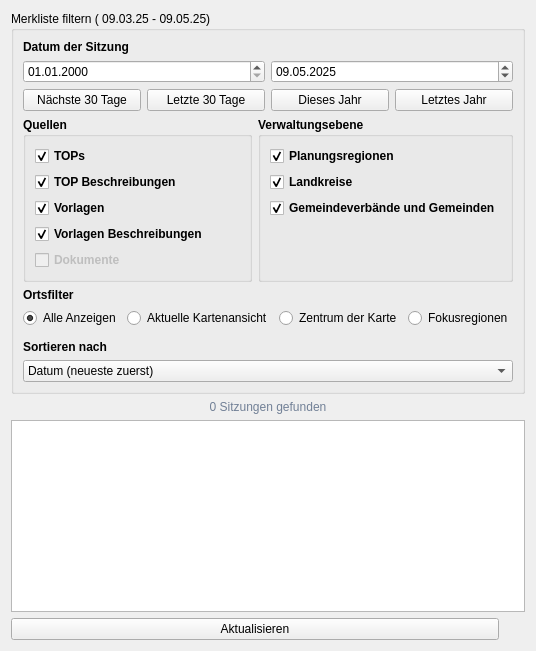
      <widget class="QWidget" name="tab_watchlist">
       <attribute name="title">
        <string>Merkliste</string>
       </attribute>
       <layout class="QVBoxLayout" name="verticalLayout_3">
        <item>
         <layout class="QVBoxLayout" name="verticalLayout_5">
          <item>
           <widget class="QgsCollapsibleGroupBox" name="cgbWatchlist">
            <property name="sizePolicy">
             <sizepolicy hsizetype="Minimum" vsizetype="Minimum">
              <horstretch>0</horstretch>
              <verstretch>0</verstretch>
             </sizepolicy>
            </property>
            <property name="minimumSize">
             <size>
              <width>0</width>
              <height>0</height>
             </size>
            </property>
            <property name="title">
             <string comment="dfgfdg" extracomment="dfgdfgfdg">Merkliste filtern ( 09.03.25 - 09.05.25)</string>
            </property>
            <property name="checkable">
             <bool>false</bool>
            </property>
            <property name="collapsed">
             <bool>false</bool>
            </property>
            <layout class="QHBoxLayout" name="horizontalLayout_31">
             <item>
              <layout class="QVBoxLayout" name="verticalLayout_30">
               <property name="sizeConstraint">
                <enum>QLayout::SetMaximumSize</enum>
               </property>
               <item>
                <widget class="QLabel" name="lDateOfMeeting_watchlist">
                 <property name="sizePolicy">
                  <sizepolicy hsizetype="Minimum" vsizetype="Minimum">
                   <horstretch>0</horstretch>
                   <verstretch>0</verstretch>
                  </sizepolicy>
                 </property>
                 <property name="minimumSize">
                  <size>
                   <width>10</width>
                   <height>10</height>
                  </size>
                 </property>
                 <property name="font">
                  <font>
                   <weight>75</weight>
                   <bold>true</bold>
                  </font>
                 </property>
                 <property name="text">
                  <string>Datum der Sitzung</string>
                 </property>
                </widget>
               </item>
               <item>
                <layout class="QHBoxLayout" name="horizontalLayout_32">
                 <property name="sizeConstraint">
                  <enum>QLayout::SetMaximumSize</enum>
                 </property>
                 <item>
                  <widget class="QgsDateTimeEdit" name="mteBegin_watchlist">
                   <property name="maximumSize">
                    <size>
                     <width>16777215</width>
                     <height>16777207</height>
                    </size>
                   </property>
                   <property name="displayFormat">
                    <string>dd.MM.yyyy</string>
                   </property>
                  </widget>
                 </item>
                 <item>
                  <widget class="QgsDateTimeEdit" name="mteEnd_watchlist">
                   <property name="dateTime">
                    <datetime>
                     <hour>0</hour>
                     <minute>0</minute>
                     <second>0</second>
                     <year>2025</year>
                     <month>5</month>
                     <day>9</day>
                    </datetime>
                   </property>
                   <property name="date">
                    <date>
                     <year>2025</year>
                     <month>5</month>
                     <day>9</day>
                    </date>
                   </property>
                   <property name="displayFormat">
                    <string>dd.MM.yyyy</string>
                   </property>
                  </widget>
                 </item>
                </layout>
               </item>
               <item>
                <layout class="QHBoxLayout" name="horizontalLayout_33">
                 <item>
                  <widget class="QPushButton" name="pbNext30Days_watchlist">
                   <property name="text">
                    <string>Nächste 30 Tage</string>
                   </property>
                  </widget>
                 </item>
                 <item>
                  <widget class="QPushButton" name="pbLast30Days_watchlist">
                   <property name="text">
                    <string>Letzte 30 Tage</string>
                   </property>
                  </widget>
                 </item>
                 <item>
                  <widget class="QPushButton" name="pbThisYear_watchlist">
                   <property name="text">
                    <string>Dieses Jahr</string>
                   </property>
                  </widget>
                 </item>
                 <item>
                  <widget class="QPushButton" name="pbLastYear_watchlist">
                   <property name="text">
                    <string>Letztes Jahr</string>
                   </property>
                  </widget>
                 </item>
                </layout>
               </item>
               <item>
                <layout class="QHBoxLayout" name="horizontalLayout_10">
                 <item>
                  <widget class="QGroupBox" name="gbQuellen_watchlist">
                   <property name="font">
                    <font>
                     <weight>75</weight>
                     <bold>true</bold>
                    </font>
                   </property>
                   <property name="title">
                    <string>Quellen</string>
                   </property>
                   <layout class="QGridLayout" name="gridLayout_14">
                    <item row="1" column="0">
                     <widget class="QCheckBox" name="cbTOPBeschreibungen_watchlist">
                      <property name="toolTip">
                       <string>Tagesordnungspunkte Beschreibungen</string>
                      </property>
                      <property name="text">
                       <string>TOP Beschreibungen</string>
                      </property>
                      <property name="checked">
                       <bool>true</bool>
                      </property>
                     </widget>
                    </item>
                    <item row="3" column="0">
                     <widget class="QCheckBox" name="cbVorlagenBeschreibungen_watchlist">
                      <property name="toolTip">
                       <string>Beschlussvorlagen Beschreibungen</string>
                      </property>
                      <property name="text">
                       <string>Vorlagen Beschreibungen</string>
                      </property>
                      <property name="checked">
                       <bool>true</bool>
                      </property>
                     </widget>
                    </item>
                    <item row="0" column="0">
                     <widget class="QCheckBox" name="cbTOPs_watchlist">
                      <property name="toolTip">
                       <string>Tagesordnungspunkte</string>
                      </property>
                      <property name="text">
                       <string>TOPs</string>
                      </property>
                      <property name="checked">
                       <bool>true</bool>
                      </property>
                     </widget>
                    </item>
                    <item row="2" column="0">
                     <widget class="QCheckBox" name="cbVorlagen_watchlist">
                      <property name="toolTip">
                       <string>Beschlussvorlagen</string>
                      </property>
                      <property name="text">
                       <string>Vorlagen</string>
                      </property>
                      <property name="checked">
                       <bool>true</bool>
                      </property>
                     </widget>
                    </item>
                    <item row="4" column="0">
                     <widget class="QCheckBox" name="cbDokumente_watchlist">
                      <property name="enabled">
                       <bool>false</bool>
                      </property>
                      <property name="toolTip">
                       <string>Angehängte Dokumente</string>
                      </property>
                      <property name="text">
                       <string>Dokumente</string>
                      </property>
                      <property name="checkable">
                       <bool>false</bool>
                      </property>
                     </widget>
                    </item>
                   </layout>
                  </widget>
                 </item>
                 <item>
                  <widget class="QGroupBox" name="gbVerwaltungsebene_watchlist">
                   <property name="font">
                    <font>
                     <weight>75</weight>
                     <bold>true</bold>
                    </font>
                   </property>
                   <property name="toolTip">
                    <string>Schränkt die Suche auf bestimmte Verwaltungsebenen ein. Ohne Auswahl werden alle Ebenen durchsucht.</string>
                   </property>
                   <property name="title">
                    <string>Verwaltungsebene</string>
                   </property>
                   <layout class="QGridLayout" name="gridLayout_15">
                    <item row="2" column="0">
                     <widget class="QCheckBox" name="cbGemeindeverbaende_watchlist">
                      <property name="text">
                       <string>Gemeindeverbände und Gemeinden</string>
                      </property>
                      <property name="checked">
                       <bool>true</bool>
                      </property>
                     </widget>
                    </item>
                    <item row="1" column="0">
                     <widget class="QCheckBox" name="cbLandkreise_watchlist">
                      <property name="text">
                       <string>Landkreise</string>
                      </property>
                      <property name="checked">
                       <bool>true</bool>
                      </property>
                     </widget>
                    </item>
                    <item row="0" column="0">
                     <widget class="QCheckBox" name="cbPlanungsregionen_watchlist">
                      <property name="text">
                       <string>Planungsregionen</string>
                      </property>
                      <property name="checked">
                       <bool>true</bool>
                      </property>
                     </widget>
                    </item>
                    <item row="3" column="0">
                     <spacer name="verticalSpacer_3">
                      <property name="orientation">
                       <enum>Qt::Vertical</enum>
                      </property>
                      <property name="sizeHint" stdset="0">
                       <size>
                        <width>20</width>
                        <height>40</height>
                       </size>
                      </property>
                     </spacer>
                    </item>
                   </layout>
                  </widget>
                 </item>
                </layout>
               </item>
               <item>
                <layout class="QVBoxLayout" name="verticalLayout_15">
                 <item>
                  <widget class="QLabel" name="rbOrtsfilter_watchlist">
                   <property name="font">
                    <font>
                     <weight>75</weight>
                     <bold>true</bold>
                    </font>
                   </property>
                   <property name="text">
                    <string>Ortsfilter</string>
                   </property>
                  </widget>
                 </item>
                 <item>
                  <layout class="QHBoxLayout" name="horizontalLayout_11">
                   <item>
                    <widget class="QRadioButton" name="rbAlleAnzeigen_watchlist">
                     <property name="text">
                      <string>Alle Anzeigen</string>
                     </property>
                     <property name="checked">
                      <bool>true</bool>
                     </property>
                    </widget>
                   </item>
                   <item>
                    <widget class="QRadioButton" name="rbBbox_watchlist">
                     <property name="text">
                      <string>Aktuelle Kartenansicht</string>
                     </property>
                    </widget>
                   </item>
                   <item>
                    <widget class="QRadioButton" name="rbZentrum_watchlist">
                     <property name="text">
                      <string>Zentrum der Karte</string>
                     </property>
                    </widget>
                   </item>
                   <item>
                    <widget class="QRadioButton" name="rbFokusregion_watchlist">
                     <property name="text">
                      <string>Fokusregionen</string>
                     </property>
                    </widget>
                   </item>
                  </layout>
                 </item>
                </layout>
               </item>
               <item>
                <widget class="QWidget" name="wFokusregionen_watchlist" native="true"/>
               </item>
               <item>
                <layout class="QVBoxLayout" name="verticalLayout_34">
                 <property name="sizeConstraint">
                  <enum>QLayout::SetMaximumSize</enum>
                 </property>
                 <item>
                  <widget class="QLabel" name="lSortBy_watchlist">
                   <property name="font">
                    <font>
                     <weight>75</weight>
                     <bold>true</bold>
                    </font>
                   </property>
                   <property name="text">
                    <string>Sortieren nach</string>
                   </property>
                   <property name="alignment">
                    <set>Qt::AlignBottom|Qt::AlignLeading|Qt::AlignLeft</set>
                   </property>
                  </widget>
                 </item>
                 <item>
                  <widget class="QComboBox" name="cbxSortierung_watchlist_2">
                   <property name="sizePolicy">
                    <sizepolicy hsizetype="Expanding" vsizetype="Fixed">
                     <horstretch>0</horstretch>
                     <verstretch>0</verstretch>
                    </sizepolicy>
                   </property>
                   <item>
                    <property name="text">
                     <string>Datum (neueste zuerst)</string>
                    </property>
                   </item>
                   <item>
                    <property name="text">
                     <string>Datum (älteste zuerst)</string>
                    </property>
                   </item>
                  </widget>
                 </item>
                </layout>
               </item>
              </layout>
             </item>
            </layout>
           </widget>
          </item>
          <item>
           <widget class="QLabel" name="lMeetingCount_watchlist">
            <property name="styleSheet">
             <string notr="true">color:#718096;</string>
            </property>
            <property name="text">
             <string>0 Sitzungen gefunden</string>
            </property>
            <property name="alignment">
             <set>Qt::AlignCenter</set>
            </property>
           </widget>
          </item>
          <item>
           <widget class="QListWidget" name="watchlistList"/>
          </item>
         </layout>
        </item>
        <item>
         <layout class="QHBoxLayout" name="horizontalLayout_3">
          <property name="spacing">
           <number>0</number>
          </property>
          <property name="topMargin">
           <number>0</number>
          </property>
          <item>
           <widget class="QPushButton" name="watchlistRefButton">
            <property name="text">
             <string>Aktualisieren</string>
            </property>
            <property name="icon">
             <iconset>
              <normaloff>../resources/icons/Broken circle.gif</normaloff>../resources/icons/Broken circle.gif</iconset>
            </property>
           </widget>
          </item>
          <item>
           <widget class="QPushButton" name="pbOptions_watchlist">
            <property name="maximumSize">
             <size>
              <width>26</width>
              <height>26</height>
             </size>
            </property>
            <property name="styleSheet">
             <string notr="true">    border: none;
    background: transparent;</string>
            </property>
            <property name="text">
             <string/>
            </property>
            <property name="icon">
             <iconset>
              <normaloff>../resources/icons/settings.svg</normaloff>../resources/icons/settings.svg</iconset>
            </property>
           </widget>
          </item>
         </layout>
        </item>
       </layout>
      </widget>
